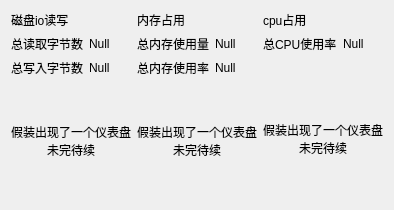
         <widget class="QWidget" name="Tab6">
          <attribute name="title">
           <string>性能分析</string>
          </attribute>
          <layout class="QHBoxLayout" name="horizontalLayout_7">
           <item>
            <layout class="QVBoxLayout" name="IoLayout">
             <item>
              <widget class="QLabel" name="label_8">
               <property name="text">
                <string>磁盘io读写</string>
               </property>
              </widget>
             </item>
             <item>
              <layout class="QHBoxLayout" name="horizontalLayout_8">
               <item>
                <widget class="QLabel" name="label_14">
                 <property name="text">
                  <string>总读取字节数</string>
                 </property>
                </widget>
               </item>
               <item>
                <widget class="QLabel" name="read_bytes_label">
                 <property name="text">
                  <string>Null</string>
                 </property>
                </widget>
               </item>
              </layout>
             </item>
             <item>
              <layout class="QHBoxLayout" name="horizontalLayout_9">
               <item>
                <widget class="QLabel" name="label_20">
                 <property name="text">
                  <string>总写入字节数</string>
                 </property>
                </widget>
               </item>
               <item>
                <widget class="QLabel" name="write_bytes_label">
                 <property name="text">
                  <string>Null</string>
                 </property>
                </widget>
               </item>
              </layout>
             </item>
             <item>
              <spacer name="verticalSpacer_13">
               <property name="orientation">
                <enum>Qt::Vertical</enum>
               </property>
               <property name="sizeHint" stdset="0">
                <size>
                 <width>20</width>
                 <height>40</height>
                </size>
               </property>
              </spacer>
             </item>
             <item>
              <widget class="QLabel" name="Io_panel">
               <property name="sizePolicy">
                <sizepolicy hsizetype="Preferred" vsizetype="Preferred">
                 <horstretch>0</horstretch>
                 <verstretch>0</verstretch>
                </sizepolicy>
               </property>
               <property name="text">
                <string>假装出现了一个仪表盘
未完待续</string>
               </property>
               <property name="alignment">
                <set>Qt::AlignCenter</set>
               </property>
              </widget>
             </item>
             <item>
              <spacer name="verticalSpacer_14">
               <property name="orientation">
                <enum>Qt::Vertical</enum>
               </property>
               <property name="sizeHint" stdset="0">
                <size>
                 <width>20</width>
                 <height>40</height>
                </size>
               </property>
              </spacer>
             </item>
            </layout>
           </item>
           <item>
            <layout class="QVBoxLayout" name="MemoryLayout">
             <item>
              <widget class="QLabel" name="label_9">
               <property name="text">
                <string>内存占用</string>
               </property>
              </widget>
             </item>
             <item>
              <layout class="QHBoxLayout" name="horizontalLayout_10">
               <item>
                <widget class="QLabel" name="label_15">
                 <property name="text">
                  <string>总内存使用量</string>
                 </property>
                </widget>
               </item>
               <item>
                <widget class="QLabel" name="total_memory_rss_label">
                 <property name="text">
                  <string>Null</string>
                 </property>
                </widget>
               </item>
              </layout>
             </item>
             <item>
              <layout class="QHBoxLayout" name="horizontalLayout_11">
               <item>
                <widget class="QLabel" name="label_21">
                 <property name="text">
                  <string>总内存使用率</string>
                 </property>
                </widget>
               </item>
               <item>
                <widget class="QLabel" name="total_memory_percent_label">
                 <property name="text">
                  <string>Null</string>
                 </property>
                </widget>
               </item>
              </layout>
             </item>
             <item>
              <spacer name="verticalSpacer_9">
               <property name="orientation">
                <enum>Qt::Vertical</enum>
               </property>
               <property name="sizeHint" stdset="0">
                <size>
                 <width>20</width>
                 <height>40</height>
                </size>
               </property>
              </spacer>
             </item>
             <item>
              <widget class="QLabel" name="Memory_panel">
               <property name="text">
                <string>假装出现了一个仪表盘
未完待续</string>
               </property>
               <property name="alignment">
                <set>Qt::AlignCenter</set>
               </property>
              </widget>
             </item>
             <item>
              <spacer name="verticalSpacer_15">
               <property name="orientation">
                <enum>Qt::Vertical</enum>
               </property>
               <property name="sizeHint" stdset="0">
                <size>
                 <width>20</width>
                 <height>40</height>
                </size>
               </property>
              </spacer>
             </item>
            </layout>
           </item>
           <item>
            <layout class="QVBoxLayout" name="CpuLayout">
             <item>
              <widget class="QLabel" name="label_13">
               <property name="text">
                <string>cpu占用</string>
               </property>
              </widget>
             </item>
             <item>
              <layout class="QHBoxLayout" name="horizontalLayout_12">
               <item>
                <widget class="QLabel" name="label_16">
                 <property name="text">
                  <string>总CPU使用率</string>
                 </property>
                </widget>
               </item>
               <item>
                <widget class="QLabel" name="total_cpu_percent_label">
                 <property name="text">
                  <string>Null</string>
                 </property>
                </widget>
               </item>
              </layout>
             </item>
             <item>
              <widget class="QLabel" name="label_2">
               <property name="text">
                <string/>
               </property>
              </widget>
             </item>
             <item>
              <spacer name="verticalSpacer_8">
               <property name="orientation">
                <enum>Qt::Vertical</enum>
               </property>
               <property name="sizeHint" stdset="0">
                <size>
                 <width>20</width>
                 <height>40</height>
                </size>
               </property>
              </spacer>
             </item>
             <item>
              <widget class="QLabel" name="cpu_panel">
               <property name="text">
                <string>假装出现了一个仪表盘
未完待续</string>
               </property>
               <property name="alignment">
                <set>Qt::AlignCenter</set>
               </property>
              </widget>
             </item>
             <item>
              <spacer name="verticalSpacer_16">
               <property name="orientation">
                <enum>Qt::Vertical</enum>
               </property>
               <property name="sizeHint" stdset="0">
                <size>
                 <width>20</width>
                 <height>40</height>
                </size>
               </property>
              </spacer>
             </item>
            </layout>
           </item>
          </layout>
         </widget>
